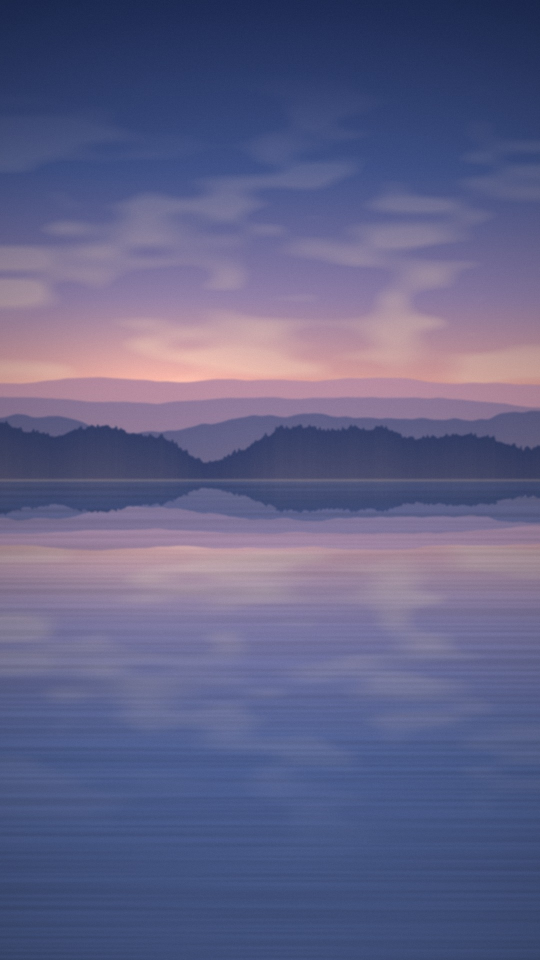
#> input picture works/2026-11-09-catch/reel/render/wall-home.jpg, 1080 x 1920 px, given in place of 0060.jpg, which was not available (shown at 1/2 size)
$ python edit4.py
#> lines starting #> are read from the running program, lines starting #| are printed output that depends on the picture; after the words box and inside, x2 and y2 are one past the last pixel; in counts of white or black regions, pixels touching at a corner belong together
"""Fifth cut of the catch reel: the spec from Fable's second review (11-17) on the operator's 9 notes. 25 s, 1080 x 1920.

python reel/render/edit4.py

Beats (s): open 1.5 | catch 3.6 | capsule pop 2.4 | dex 2.0 (zoom on the new card, out to the grid, 7 -> 8) |
home on a hand-free phone: lives 2.0, double tap -> shortcut cloud held -> app 3.0, throw 1.6, wall 1.4 |
fur-ball grid 4.5 | end card 3.0. Hard cuts. Captions v2 (cap2.html): app card pill, highlighter swept in.
The home screen sits on a phone (black bezel, round corners) over the blurred room, swaying slightly; the dex shrinks
into the app icon on the way out. Sound: each page's events -> the app's res/raw sfx.
"""
import json
import math
import subprocess
from pathlib import Path

import numpy as np
from PIL import Image, ImageDraw, ImageFilter

R = Path(__file__).resolve().parent
OUT = R / "out-reel4"
FPS, W, H = 30, 1080, 1920


def ease(x: float) -> float:
    x = min(1, max(0, x)); return 1 - (1 - x) ** 3


def img(p: Path) -> Image.Image:
    im = Image.open(p).convert("RGB")
    return im if im.size == (W, H) else im.resize((W, H), Image.LANCZOS)


# [25 lines left out: functions push, grade, frames, not called in this run]


# ---------- the phone (home beats) ----------
ROOM = Image.open(R / "a10/0060.jpg").convert("RGB").resize((W, H)).filter(ImageFilter.GaussianBlur(40))
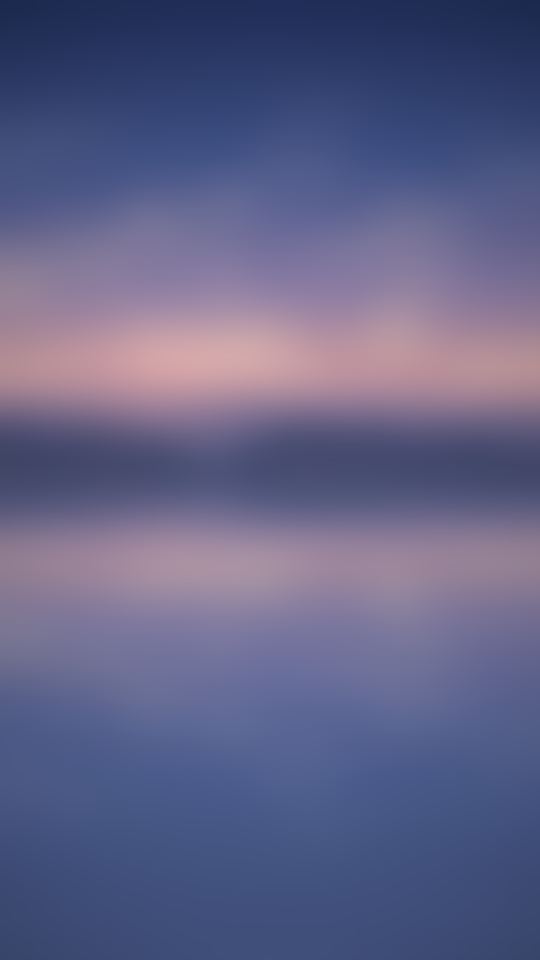
#> ROOM: PIL image 1080x1920 RGB (shown at 1/2 size); mean R, G, B 96.7, 97.6, 134.9
ROOM = Image.fromarray((np.asarray(ROOM).astype(np.float32) * .82).astype(np.uint8))
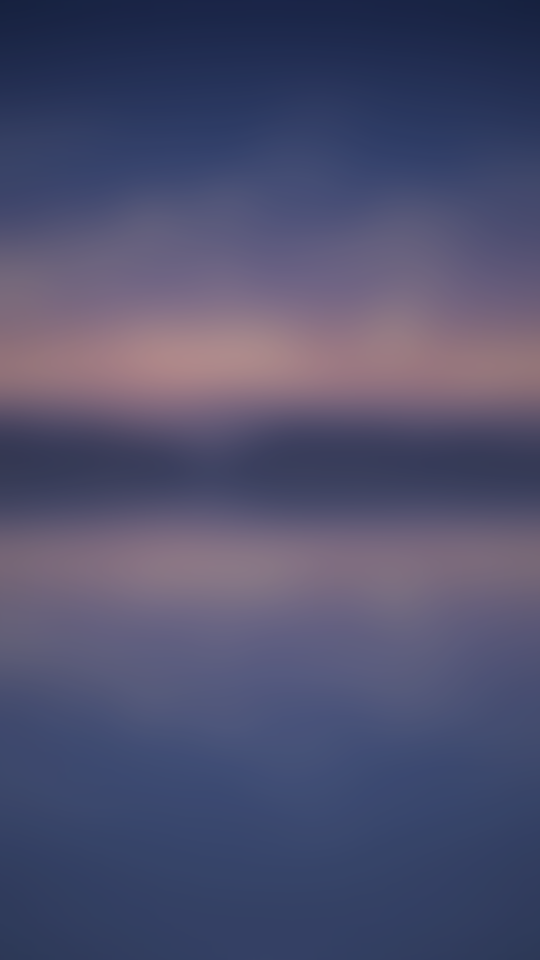
#> ROOM: PIL image 1080x1920 RGB (shown at 1/2 size); mean R, G, B 78.8, 79.5, 110.1
PS = .96
SW, SH = int(W * PS), int(H * PS)
MASK = Image.new("L", (SW, SH), 0); ImageDraw.Draw(MASK).rounded_rectangle((0, 0, SW - 1, SH - 1), radius=int(90 * PS), fill=255)
#> after `MASK = Image.new('L', (SW, SH), 0)`: MASK: PIL image 1036x1843 L; every value is 0
#> after `ImageDraw.Draw(MASK).rounded_rectangle((0, 0, SW - 1, SH - 1), radius=`:
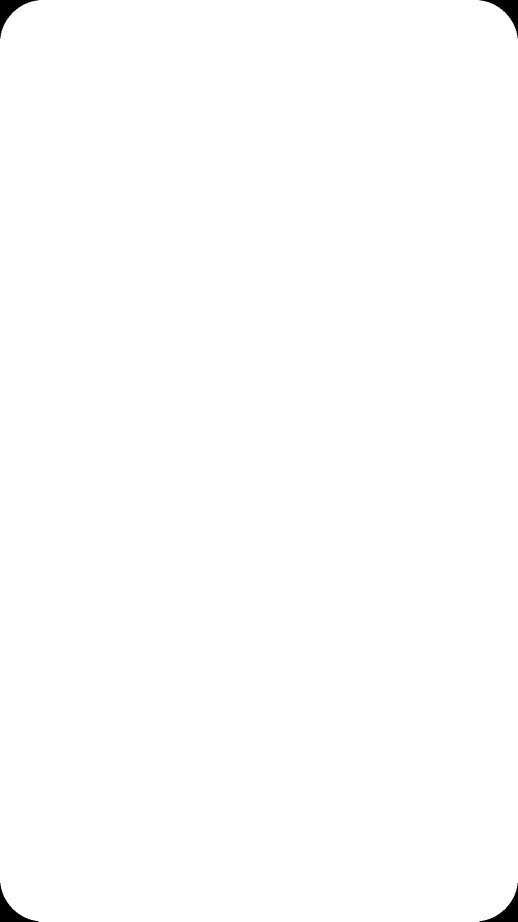
#> MASK: PIL image 1036x1843 L (shown at 1/2 size); 99.7% white; 4 black regions, box (x1, y1, x2, y2) and area: (0, 0, 77, 77) 1611, (959, 0, 1036, 77) 1611, (0, 1766, 77, 1843) 1611, (959, 1766, 1036, 1843) 1611
BEZ = 14
BODY = Image.new("RGBA", (SW + 2 * BEZ, SH + 2 * BEZ), (0, 0, 0, 0))
#> BODY: PIL image 1064x1871 RGBA; every value is 0
ImageDraw.Draw(BODY).rounded_rectangle((0, 0, SW + 2 * BEZ - 1, SH + 2 * BEZ - 1), radius=int(90 * PS) + BEZ, fill=(16, 16, 18, 255))
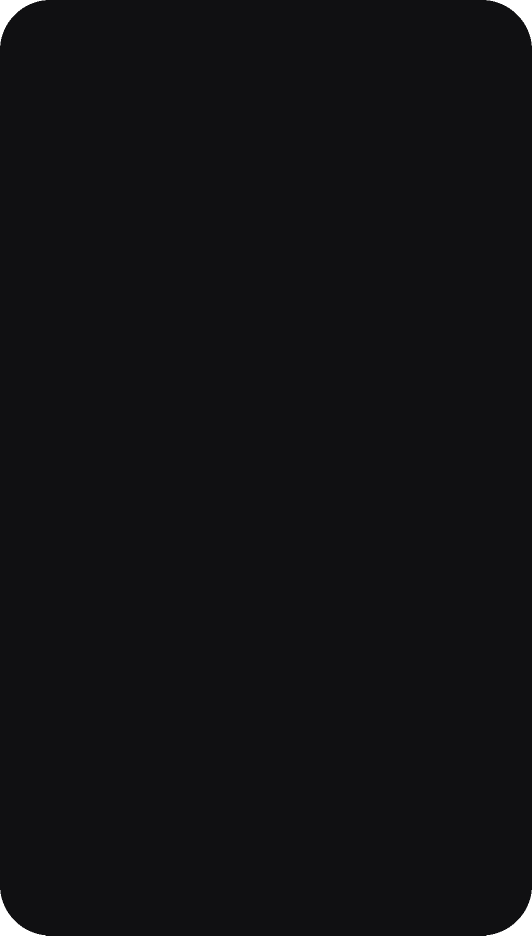
#> BODY: PIL image 1064x1871 RGBA (shown at 1/2 size); mean R, G, B, A 15.9, 15.9, 17.9, 253.9; transparent parts drawn white
ICON = (.875, 423 / (1920 / 2.625))   # 리얼뽑기 on the home grid (home.html ourIcon), share of the screen


# [7 lines left out: function phone, not called in this run]


def home(src_t0: float, k0: float, k1: float, cx: float, cy: float, dex_in: bool = False):
    # [11 lines left out: function f, not called in this run]
    return f


# [16 lines left out: functions catch, dex, not called in this run]


CUTS = [   # (name, s, frame fn, caption key, events (folder, source offset s))
    ("open", 1.5, lambda t: grade(push(frames("a10", .5 + t), 1 + .05 * t / 1.5, .55, .45), 1), "v1", None),
    ("catch", 3.6, catch, "v2", ("out-catch4", 0)),
    ("pop", 2.4, lambda t: frames("out-pop", t), "v3", ("out-pop-ev", 0)),
    ("dex", 2.0, dex, "v4", None),
    ("home1", 2.0, home(.1, 1.0, 1.15, .4, .66, dex_in=True), "v5", ("out-home3", .1)),
    ("home2", 3.0, home(2.9, 1.15, 1.32, .45, .6), "v6", ("out-home3", 2.9)),
    ("home3", 1.6, home(6.3, 1.15, 1.15, .58, .48), "v7", ("out-home3", 6.3)),
    ("home4", 1.4, home(9.3, 1.12, 1.12, .66, .5), "v8", ("out-home3", 9.3)),
    ("grid", 4.5, lambda t: frames("out-mont2", t), "v9", ("out-mont2", 0)),
    ("end", 3.0, lambda t: frames("out-end4", t), None, ("out-end4", 0)),
]
CAP_DELAY = {"v8": .5}


def cap_layers(key: str):
#> called with key = 'v1'
    full = np.asarray(Image.open(R / f"out-cap2-{key}-1/shot.png").convert("RGBA")).astype(np.float32)
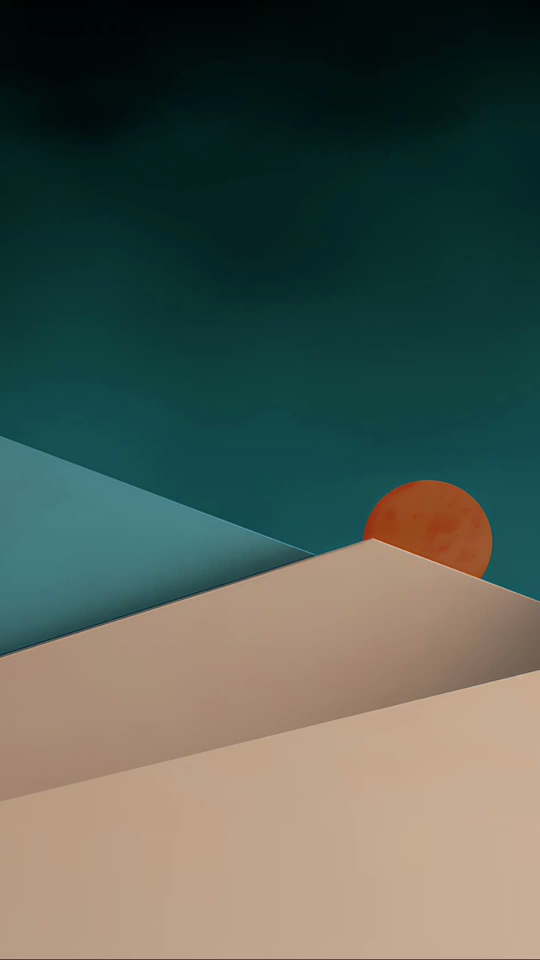
#> input picture works/2026-11-09-catch/reel/render/wall-real.jpg, 1080 x 1920 px, given in place of shot.png, which was not available (shown at 1/2 size)
    bare = np.asarray(Image.open(R / f"out-cap2-{key}-0/shot.png").convert("RGBA")).astype(np.float32)
    ys, xs = np.nonzero(full[..., 3] > 8)
    return full, bare, (xs.min(), xs.max(), (xs.min() + xs.max()) / 2, (ys.min() + ys.max()) / 2)


# [17 lines left out: function put_cap, not called in this run]


def main() -> None:
    (OUT / "frames").mkdir(parents=True, exist_ok=True)
    caps = {c[3]: cap_layers(c[3]) for c in CUTS if c[3]}
    starts, t0 = [], 0.0
    for c in CUTS:
        starts.append(t0); t0 += c[1]
    total = int(round(t0 * FPS))
    for f in range(total):
        t = f / FPS
        i = max(k for k in range(len(CUTS)) if starts[k] <= t + 1e-6)
        name, dur, fn, ck, _ = CUTS[i]
        lt = min(dur - 1e-3, t - starts[i])
        a = np.asarray(fn(lt).convert("RGB")).astype(np.float32)
        if ck:
            a = put_cap(a, caps[ck], lt - .15 - CAP_DELAY.get(ck, 0), dur - lt)
        Image.fromarray(np.clip(a, 0, 255).astype(np.uint8)).save(OUT / "frames" / f"{f + 1:04d}.png")
        if f % 60 == 0:
            print(f"{f + 1}/{total} {name}", flush=True)

    raw = R.parent.parent / "app/app/src/main/res/raw"
    sound = {"drop": ("sfx_drop", 1), "grip": ("sfx_grip", 1), "lift": ("sfx_lift", 1), "rail": ("sfx_rail", 1), "bounce": ("sfx_land", 1),
             "win": ("sfx_win", 1), "shake": ("sfx_rail", .8), "pop": ("sfx_win", .8), "boing": ("sfx_land", .8), "tap": ("sfx_rail", 1.2),
             "land": ("sfx_land", 1.2), "bonk": ("sfx_land", .9), "grab": ("sfx_grip", .7), "whoosh": ("sfx_drop", 1), "stick": ("sfx_grip", 1.1)}
    play = []
    for i, c in enumerate(CUTS):
        if not c[4]:
            continue
        folder, off = c[4]
        for e in json.loads((R / folder / "events.json").read_text(encoding="utf-8")).get("events", []):
            ms, n = e[0], e[1]; v = e[2] if len(e) > 2 else .5
            tt = ms / 1000 - off
            if 0 <= tt < c[1] and n in sound and v > 0:
                fname, gain = sound[n]; play.append((starts[i] + tt, fname, min(1, v * gain)))
    (OUT / "sfx.json").write_text(json.dumps({"play": play, "starts": starts, "total": t0}, indent=1), encoding="utf-8")
    dst = R.parent.parent / "out" / "reel-rough5.mp4"
    args = ["ffmpeg", "-v", "error", "-threads", "2", "-y", "-framerate", str(FPS), "-i", str(OUT / "frames" / "%04d.png")]
    for _, fname, _ in play:
        args += ["-i", str(raw / f"{fname}.ogg")]
    parts = [f"[{k + 1}:a]volume={v:.2f},adelay={int(t * 1000)}|{int(t * 1000)}[a{k}]" for k, (t, _, v) in enumerate(play)]
    mix = ";".join(parts) + ";" + "".join(f"[a{k}]" for k in range(len(play))) + f"amix=inputs={len(play)}:normalize=0,apad,atrim=0:{t0:.3f}[aout]"
    args += ["-filter_complex", mix, "-map", "0:v", "-map", "[aout]", "-c:v", "libx264", "-pix_fmt", "yuv420p", "-crf", "18",
             "-c:a", "aac", "-b:a", "160k", "-movflags", "+faststart", str(dst)]
    subprocess.run(args, check=True)
    print("wrote", dst, f"{t0:.1f}s")


if __name__ == "__main__":
#> (the run stopped early here; a loop or call above may not have finished)
